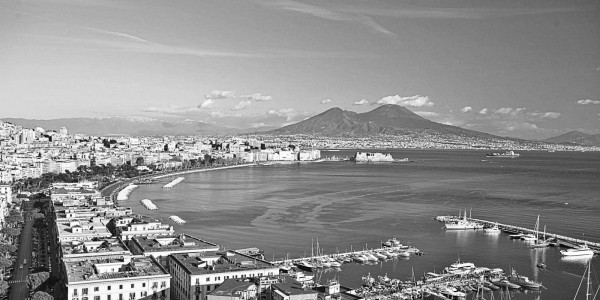
//> input picture Filtering/napoli.jpg, 600 x 300 px
$ ./Filtering   (built with g++ and OpenCV 4)
//> lines starting //> are read from the running program, lines starting //| are printed output that depends on the picture; after the words box and inside, x2 and y2 are one past the last pixel; in counts of white or black regions, pixels touching at a corner belong together
#include <opencv2/opencv.hpp>
#include <cstdlib>
#include <iostream>

using namespace std;
using namespace cv;


int main(int argc, char** argv) {

	int dim, th;

	//Lettura immagine.
	Mat image;
	image = imread("C:\\antonio\\Parthenope\\Elim\\Laboratorio\\Slide 3\\napoli.jpg", IMREAD_GRAYSCALE);
//> image is the input picture: 300 rows x 600 cols, CV_8UC1; min 0, max 255, mean 142.7

	if (image.empty())
	 {
		cout << "Could not open or find the image.";
		return -1;
	 }

	//Lettura dimensione filtro.
	cout << "Inserire la dimensione del filtro: ";
	cin >> dim;
//> the answer given: 3

	//Allocazione filtro e convoluzione.
	Mat average_filter = Mat::ones(dim, dim, CV_32F) / (float)(dim * dim); //creazione filtro media. Creo la matrice di tutti 1 della dimensione dim.

	//Per la convoluzione ruotare il filtro di 180°.
	//rotate(filter,r_filter,ROTATE_180)

	Mat output1; //immagine di output.
	filter2D(image, output1, image.type(), average_filter);
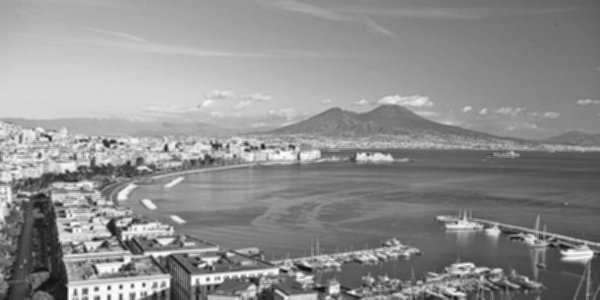
//> output1: 300 rows x 600 cols, CV_8UC1; min 14, max 253, mean 142.7

	//Blurring average filter.
	Mat output2;
	blur(image, output2, Size(dim, dim));

	//Blurring average filter.
	Mat output3;
	boxFilter(image, output3, image.type(), Size(dim, dim)); //outuput identico a blur, è la versione generalizzata.

	//Median filter.
	Mat output4;
	medianBlur(image, output4, dim);

	//Gaussian filter.
	Mat output5;
	GaussianBlur(image, output5, Size(dim, dim), 0, 0);


	// [7 lines of commented-out code are left out]


	cout << "Inserire il valore del threshold: ";
	cin >> th;
//> the answer given: 100

	//Thresholding.
	Mat mask;
	threshold(output5, mask, th, 1, CV_THRESH_BINARY);
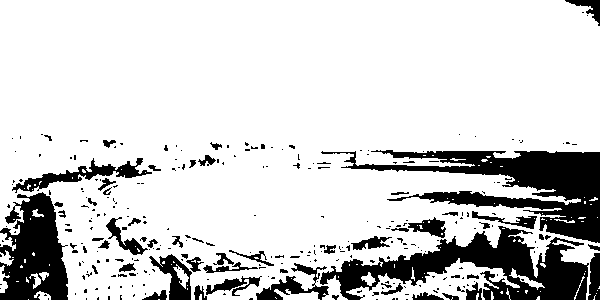
//> mask: 300 rows x 600 cols, CV_8UC1; values 0 (black) and 1 (white), 82.1% white; 285 black regions (227 under 20 px), largest, box (x1, y1, x2, y2) and area: (321, 150, 600, 243) 9218, (320, 226, 589, 300) 8440, (0, 192, 68, 300) 5012

	Mat mask255;
	threshold(output5, mask255, th, 255, CV_THRESH_BINARY);
	imshow("Mask", mask255);

	//Immagine * maschera per mostrare solo le regioni di interesse.
	imshow("Image*mask", image.mul(mask)); //prodotto puntuale tra la maschera e l'immagine.
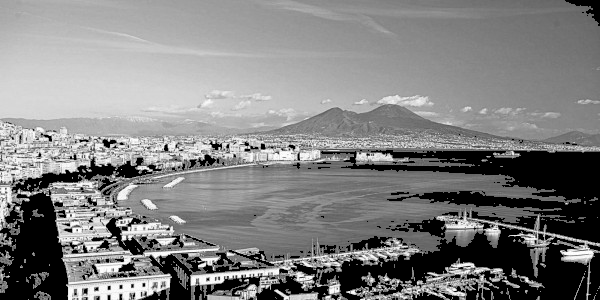
//> window 'Image*mask': 300 rows x 600 cols, CV_8UC1; min 0, max 255, mean 128.9
	waitKey(0);

	return 0;
}
